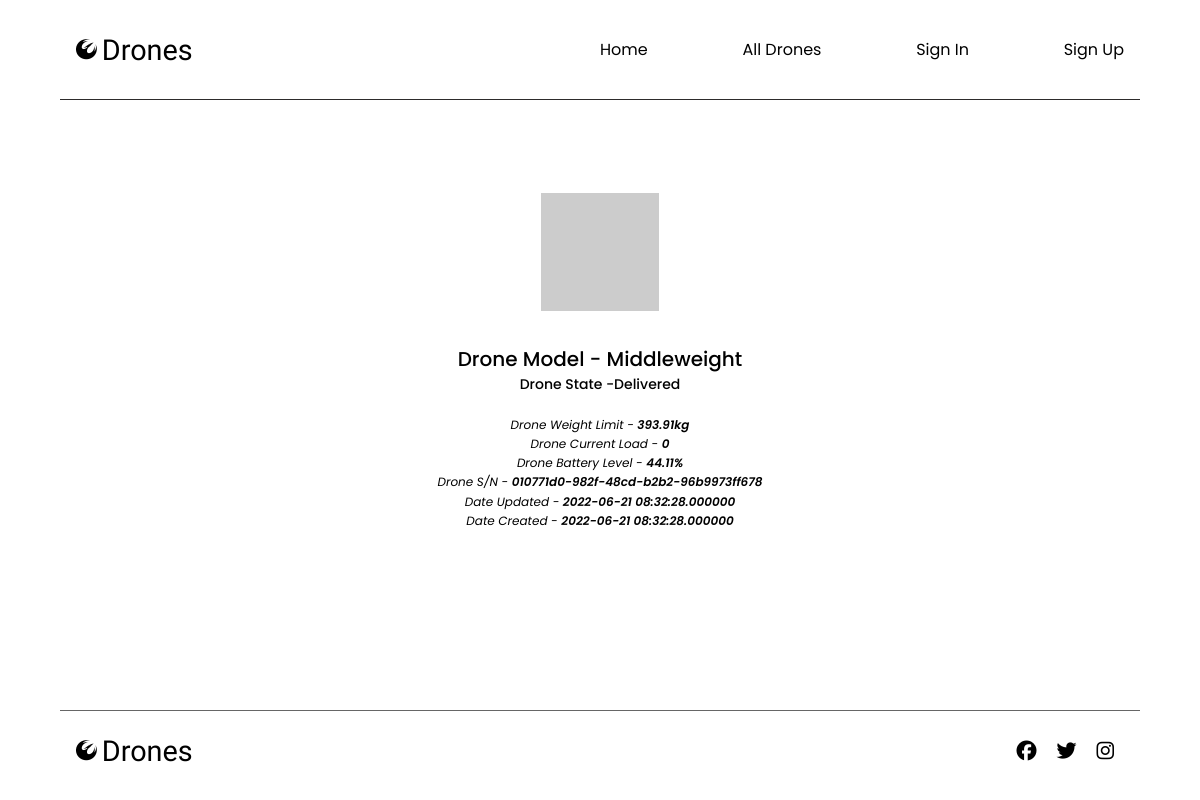
/product.php?serial=010771d0-982f-48cd-b2b2-96b9973ff678, run on the app's committed database.
### tables this page shows
CREATE TABLE `drones` (
  `serialNumber` varchar(36) NOT NULL,
  `model` enum('lightweight','middleweight','cruiserweight','heavyweight') NOT NULL,
  `state` enum('idle','loading','loaded','delivering','delivered','returning') NOT NULL,
  `weightLimit` float NOT NULL,
  `currentLoad` float NOT NULL DEFAULT '0',
  `batteryLevel` float NOT NULL,
  `dateCreated` datetime(6) NOT NULL DEFAULT CURRENT_TIMESTAMP(6),
  `dateUpdated` datetime(6) NOT NULL DEFAULT CURRENT_TIMESTAMP(6) ON UPDATE CURRENT_TIMESTAMP(6),
  `userId` varchar(36) DEFAULT NULL,
  PRIMARY KEY (`serialNumber`),
  KEY `FK_e027af8e28f473914ea160efd32` (`userId`),
  CONSTRAINT `FK_e027af8e28f473914ea160efd32` FOREIGN KEY (`userId`) REFERENCES `user` (`id`)
);

### inc/users.php (called while the page is built, shortened)
<?php
class User
{
    private $isAuth;
	public function __construct()
	{
			$this->isAuth = FALSE;
	}
public function isUserAuthenticated(): bool
{
	return $this->isAuth;
}
}

### inc/db.inc.php (called while the page is built, shortened)
<?php
$dbname = 'c2116544_drones';
?>

### inc/drones.php (called while the page is built, shortened)
<?php
class Drone
{
public static function getDroneDetailsFromSerial(string $serialNumber): array
{
	global $pdo;
	global $dbname;
    $drone = array();
	$query = "SELECT * FROM $dbname.drones WHERE (serialNumber = :serialNumber)";
	$values = array(':serialNumber' => $serialNumber);
	try
	{
		$res = $pdo->prepare($query);
		$res->execute($values);
	}
	catch (PDOException $e)
	{
	   throw new Exception('Database query error');
	}
	$row = $res->fetch(PDO::FETCH_ASSOC);
	if (is_array($row))
	{
		$drone =$row;
	}
	return $drone;
}
}

### product.php (the view, shortened to what this page needs)
<?php
require("./inc/app.php");
$user =  new User();
if (isset($_SESSION['serial']) &&  isset($_POST['delete']) && ($user->isUserAuthenticated()))
  {
    Drone::deleteDrone( $_SESSION['serial'] , $user->getId());
    $_SESSION['deleted'] = $_SESSION['serial'];
    header("Location: ./auth/view.php");
die();
}
else if(isset($_SESSION['serial']) && isset($_POST['edit']) && ($user->isUserAuthenticated())){
  $drone = Drone::getDroneDetailsFromSerial($_SESSION['serial']);
  $edit = true;
}
else if (isset($_GET['serial'])){
  $_SESSION['serial'] = $serial=  $_GET['serial'];
  $drone = Drone::getDroneDetailsFromSerial("$serial");
}
else{
  header("Location: index.php");
  die();
}
?>
<!DOCTYPE html>
<html lang="en">
  <head>
    <link rel="stylesheet" href="./styles/product.css" />
  </head>
  <body>
    <header>
      <nav class="container auth-header">
        <div class="logo">
          <a href="index.php">
            <i class="fa-brands fa-phoenix-squadron"></i>
            <h1>drones</h1>
          </a>
        </div>
        <ul class="navbar">
          <li><a class="" href="index.php">home</a></li>
          <li><a href="alldrones.php">all drones</a></li>
          <?php if($user->isUserAuthenticated()){  ?>
            <li><a href="./auth/logout.php">log out</a></li>
          <li><a class="active" href="./auth/dashboard.php">dashboard</a></li>
            <?php } else {?>
          <li><a href="login.php">sign in</a></li>
          <li><a href="signup.php">sign up</a></li>
            <?php } ?>
        </ul>
      </nav>
    </header>
    <main id="product__main">
      <div class="product_main-container">
      <?php if(empty($drone)){ ?>
        <h2>No Drone found</h2>
        <?php }else { ?>
        <div class="product__img-container">
          <img
            src=https://robohash.org/<?= $drone['serialNumber'] ?>
            alt="<?= $drone['model'] ?>"
          />
        </div>
        <div class="product__details">
          <div class="">
            <h1>Drone Model - <?= $drone['model'] ?></h1>
            <p>Drone State -<?= $drone['state'] ?></p>
          </div>
          <div class="">
            <ul>
              <li>Drone Weight Limit - <span><?= $drone['weightLimit'] ?>kg</span> </li>
              <li>Drone Current Load - <span><?= $drone['currentLoad'] ?></span> </li>
              <li>Drone Battery Level - <span><?= $drone['batteryLevel'] ?>% </span></li>
              <li>Drone S/N - <span><?= $drone['serialNumber'] ?></span> </li>
              <li>Date Updated - <span><?= $drone['dateUpdated'] ?></span> </li>
              <li>Date Created - <span><?= $drone['dateCreated'] ?></span> </li>
            </ul>
          </div>
        </div>
        <?php }  ?>
      </div>
  </main>
    <footer id="auth__footer">
      <div class="logo__container">
        <div class="logo">
          <a href="index.php">
            <i class="fa-brands fa-phoenix-squadron"></i>
            <h1>drones</h1>
          </a>
        </div>
      </div>
      <div class="contact">
        <ul class="social__icons">
          <li>
            <a href="#"><i class="fa-brands fa-facebook"></i></a>
          </li>
          <li>
            <a href="#"><i class="fa-brands fa-twitter"></i></a>
          </li>
          <li>
            <a href="#"><i class="fa-brands fa-instagram"></i></a>
          </li>
        </ul>
      </div>
    </footer>
  </body>
</html>

### styles/product.css (style rules this page uses)
.auth-header { width: 90%; box-shadow: none; border-radius: 0; border-bottom: 1px solid var(--second-color); }
#product__main { width: 90%; margin: 0 auto; justify-content: center; }
.product_main-container { width: 100%; height: 50vh; display: flex; justify-content: space-between; }
.product__img-container { flex: 1; display: flex; justify-content: flex-end; align-items: center; }
.product_main-container img { width: 80%; height: 80%; object-fit: contain; }
.product__details { flex: 1; display: flex; flex-direction: column; justify-content: center; align-items: flex-start; }
.product__details h1 { font-weight: 500; font-size: 20px; text-transform: capitalize; }
.product__details p { font-size: 14px; font-weight: 500; text-transform: capitalize; }
.product__details ul { margin-top: 20px; line-height: 2; }
.product__details ul li { font-size: 12px; font-style: italic; }
.product__details ul li span { font-weight: 600; }
#auth__footer { width: 90%; padding: 0 1rem; }
@media (max-width: 1200px) { .product_main-container { flex-direction: column; justify-content: center; align-items: center; } }
@media (max-width: 1200px) { .product__img-container { justify-content: center; } }
@media (max-width: 1200px) { .product__details { align-items: center; text-align: center; } }
@media (max-width: 1200px) { .product__details ul { margin-top: 20px; line-height: 1.6; } }

### styles/global.css (style rules this page uses)
* { margin: 0; padding: 0; box-sizing: border-box; font-family: "Poppins", sans-serif; list-style: none; }
:root { --main-color: #f71e1e; --second-color: #2d2b2b; --white: #fff; }
a { text-decoration: none; color: initial; }

### styles/index.css (style rules this page uses)
header { display: flex; justify-content: center; align-items: center; width: 100%; height: 100px; position: fixed; top: 0; z-index: 9; }
.container { width: 80%; height: 100%; background: var(--white); border-radius: 0 0px 10px 10px; display: flex; justify-content: space-between; align-items: center; padding: 0 1rem; box-shadow: 0px 5px 15px rgba(0, 0, 0, 0.06); }
.logo { flex: 1; }
.logo a { display: flex; align-items: center; }
.logo i { font-size: 1.3rem; }
.logo h1 { font-family: "Tapestry", cursive; text-transform: capitalize; font-size: 1.8em; margin-left: 5px; font-weight: 500; }
.navbar { flex: 1; display: flex; align-items: center; justify-content: space-between; }
.navbar li { text-transform: capitalize; position: relative; font-size: 1rem; }
.navbar li a { transition: all ease-in-out 0.9s; }
main { position: relative; width: 100%; min-height: calc(100vh - 100px); display: flex; flex-direction: column; align-items: center; padding-top: 50px; }
footer { height: 10vh; width: 80%; border-top: 0.1px solid #666; margin: 0 auto; display: flex; justify-content: space-between; align-items: center; margin-top: 10px; }
footer .contact { display: flex; padding-right: 10px; }
footer .contact .social__icons { display: flex; }
footer .contact .social__icons li { padding-left: 20px; font-size: 20px; }

### data on the page
drones: model "Middleweight", state "Delivered", weightLimit "393.91", currentLoad "0", batteryLevel "44.11", serialNumber "010771d0-982f-48cd-b2b2-96b9973ff678", dateUpdated "2022-06-21 08:32:28.000000", dateCreated "2022-06-21 08:32:28.000000"
